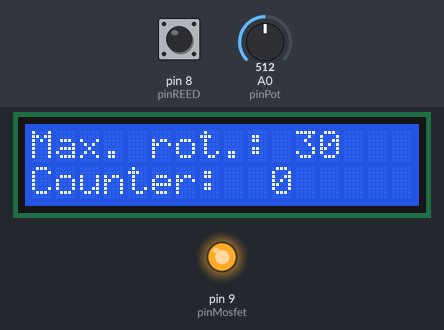
The sketch below on a simulated Arduino Uno, built with avr-gcc and run on an emulated ATmega328P. Shown: 16×2 character LCD, output pins drawn as LEDs (lit = HIGH). Inputs (shaded band) come from the test bench; at power-on: A0 (pinPot) = 512, pin 8 (pinREED) HIGH. What the sketch prints to the serial monitor is not drawn.

Above: at 1.2 s.
1.3 s: A0 (pinPot) set to 716
At 1.6 s:
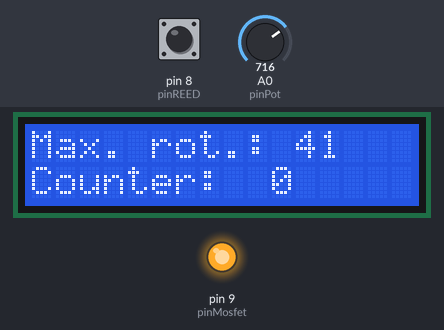
2.8 s: A0 (pinPot) set to 900
At 4.0 s:
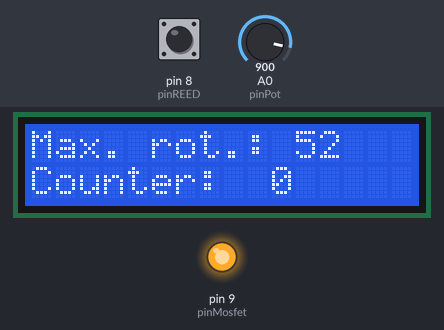
4.3 s: A0 (pinPot) set to 1023
At 5.2 s:
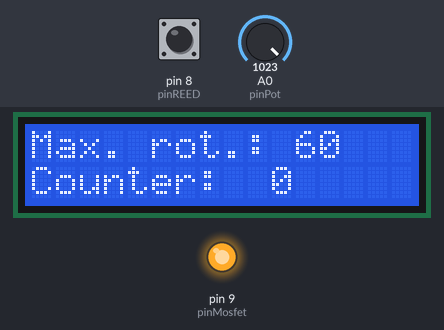
5.8 s: pin 8 (pinREED) pulsed LOW 5 times (0.12 s each, 0.3 s apart)
At 8.3 s:
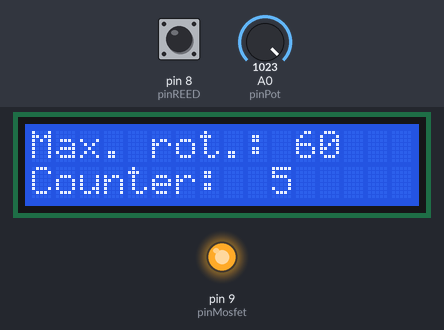
Timing chart, 0 to 9.8 s (numbered marks = the images above; inputs shaded):
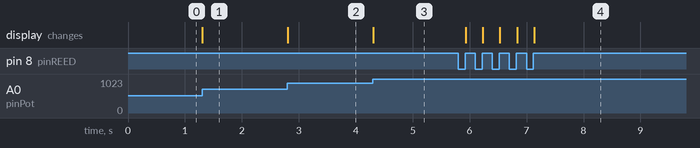

Measured:
- after the input at 1.3 s, the display: changes at once (image 1)
- after the input at 2.8 s, the display: changes at once (image 2)
- after the input at 4.3 s, the display: changes at once (image 3)
- after the input at 5.8 s, the display: first changes after 0.13 s (image 4 shows a later state)

The sketch:

REED.ino
```cpp
#include<LiquidCrystal.h>
// LCD pinout
// lcdRS - 12, lcdEN - 11, lcd7 - 2, lcd6 - 3, lcd5 - 4, lcd4 - 5

#define MAXROT 60         // maximum number of allowed rotations
#define N_SLOW 4          // number of last slower cycles
#define CYCLE_DELAY 2000  // delay between cycles in ms

LiquidCrystal lcd(12,11,5,4,3,2);
int pinREED   = 8;
int pinMosfet = 9;
int pinPot    = A0; //potentiometer pin
int counter   = 0;
int reedVal;
int rotMax;        //max number of rotations

int tStart;
boolean timerStart = true;
boolean halt = false;

void lcdDisplay(int rotMax, int counter) {
  // Controls information to be displayed on LCD screen
  lcd.setCursor(0,0);
  // When rotMax has fewer than 2 digits, display string with one
  // white space more
  if (rotMax < 10){
    lcd.print("Max. rot.:  ");
   }
  else {
    lcd.print("Max. rot.: ");
  }
  lcd.print(rotMax);
  lcd.setCursor(0,1);
  if (counter < 10) {
    lcd.print("Counter:  ");
  }
  else{
    lcd.print("Counter: ");
  }
  lcd.print(counter);
}

void checkTimer(int tStart, int *counter, boolean *halt, boolean *timerStart)
// Check if the time after the drill stopped passed.
// If yes :
//    ___RESET___ the counter !!
//    clos the MOSFET and set the motor ready for new set or rotations
//
{
  int currentTime = millis();
        if (currentTime - tStart > CYCLE_DELAY){
           *counter = 0;
           *halt = false;
           digitalWrite(pinMosfet,1);
           *timerStart = true;
        }
}

int readRotMax(int pinPot)
{
  // Sets number of rotations from potentiometer readout
  int tmp = analogRead(pinPot);
  int out = map(tmp, 0, 1023, 0, MAXROT);
  return out;
}

void setup()
{
  Serial.begin(115200);
  pinMode(pinMosfet,OUTPUT);
  digitalWrite(pinMosfet,HIGH);
  pinMode(pinREED,INPUT);
  lcd.begin(16,2);
}

void loop()
{
  // Read value of potentiomter and update the LCD
  rotMax = readRotMax(pinPot);
  lcdDisplay(rotMax, counter);

  reedVal = digitalRead(pinREED);
  delayMicroseconds(1);
  if (!reedVal)
  {

    while (!reedVal) {
      // Wait until magnet passes the swtich before incrementing the counter.
      reedVal = digitalRead(pinREED);

      // Allow for control while REED swtich is closed
      rotMax = readRotMax(pinPot);
      lcdDisplay(rotMax, counter);

      if (halt){
        // Keep checking the timer while  REED switch is closed
        checkTimer(tStart, &counter, &halt, &timerStart);
      }
    }
    // Increment the counter and update LCD display
    counter ++;
    Serial.println(counter);
    lcdDisplay(rotMax, counter);

    // Slow down for last two rotations
    if (counter == rotMax - N_SLOW){
      analogWrite(pinMosfet,100);
    }
    if (counter == rotMax){
      halt = true;
    }

  }
  if (halt){
    if (timerStart){
      tStart = millis();
      timerStart = false;
      digitalWrite(pinMosfet,0);
    }
    checkTimer(tStart, &counter, &halt, &timerStart);
  }
}
```
